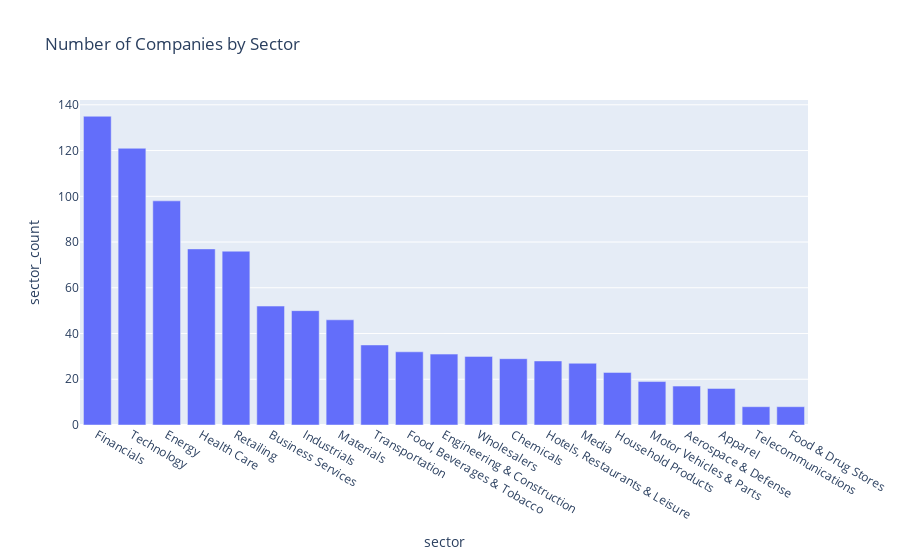

Notebook cell for this chart:
### Markdown cell above
#### Looking trough avg. Market Cap and profit by sector

### Code cell
# Plotting the number of companies by sector
fig = px.bar(sector_count, x='sector', y='sector_count', title='Number of Companies by Sector')
fig.show()

### Figure 1 — Plotly figure (JSON) as saved in the notebook; plotly's stock layout.template omitted (floating-point values rounded to 4 significant figures)
{"data": [{"alignmentgroup": "True", "hovertemplate": "sector=%{x}<br>sector_count=%{y}<extra></extra>", "legendgroup": "", "marker": {"color": "#636efa", "pattern": {"shape": ""}}, "name": "", "offsetgroup": "", "orientation": "v", "showlegend": false, "textposition": "auto", "type": "bar", "x": ["Financials", "Technology", "Energy", "Health Care", "Retailing", "Business Services", "Industrials", "Materials", "Transportation", "Food, Beverages & Tobacco", "Engineering & Construction", "Wholesalers", "Chemicals", "Hotels, Restaurants & Leisure", "Media", "Household Products", "Motor Vehicles & Parts", "Aerospace & Defense", "Apparel", "Telecommunications", "Food & Drug Stores"], "xaxis": "x", "y": [135, 121, 98, 77, 76, 52, 50, 46, 35, 32, 31, 30, 29, 28, 27, 23, 19, 17, 16, 8, 8], "yaxis": "y"}], "layout": {"barmode": "relative", "legend": {"tracegroupgap": 0}, "title": {"text": "Number of Companies by Sector"}, "xaxis": {"anchor": "y", "domain": [0, 1], "title": {"text": "sector"}}, "yaxis": {"anchor": "x", "domain": [0, 1], "title": {"text": "sector_count"}}}}
